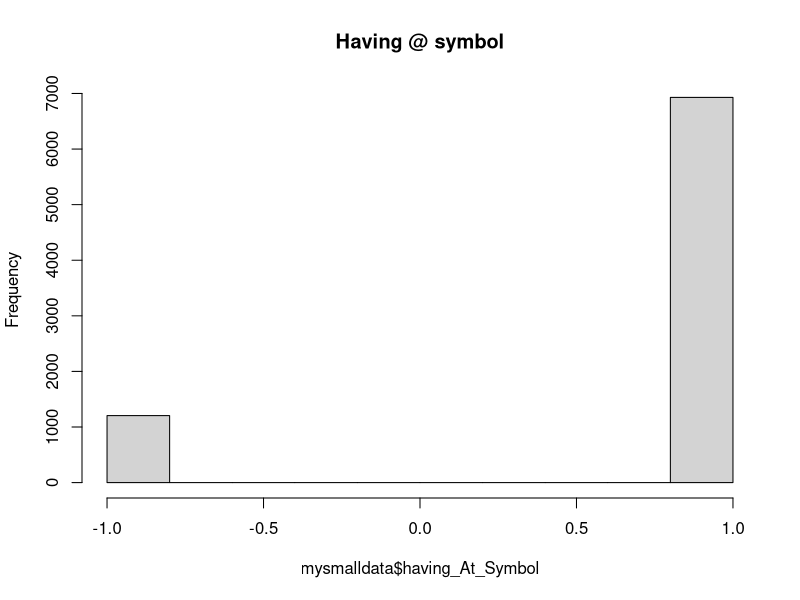

This figure's R source: (Note: this script raises an error after producing the figure.)
# setwd('/home/colby/Documents/GitHub/Phishing_URL_Identification/')

# to comment out a chunk ctrl+shift+c

# Required Packages
# install.packages("ggplot2")
# install.packages("gridExtra")
library(ggplot2)
library(gridExtra)

#Loading in the data
mysmalldata <- read.csv("rawDataSetSmall.csv")
myrawdata <- read.csv("rawDataSet.csv", stringsAsFactors = F)

# Renaming data according to provided paper.
data_names <- c("id","having_IP_address","URL_Length","Shortining_Service","having_At_Symbol",
                "double_slash_redirecting","Prefix_Suffix","having_Sub_Domain","SSLfinal_State",
                "Domain_registration_length","Favicon","Port","HTTPS_token","Request_URL",
                "URL_of_Anchor","Links_in_tags","SFH","Submitting_to_email","Abnormal_URL",
                "Redirect","on_mouseover","RightClick","popUpWindow","Iframe","age_of_domain",
                "DNSRecord","web_traffic","Page_Rank","Google_Index","Links_pointing_to_page",
                "Statistical_report","Result")

names(mysmalldata) <- data_names
names(myrawdata) <- data_names

# Creating functions to clean the data.

# Function that removes all non-existance result rows
clean_results <- function(df) {
  does_exist <- c()
  i <- 1
  while (i <= (nrow(df))) {
    if (is.na(df[i,ncol(df)])) {
      does_exist[i] <- F
    } else {
      does_exist[i] <- T
    }
    i <- i + 1
  }
  return(df[does_exist,])
}

# Function that replaces all NA's with zeros
replace_zero <- function(df) {
  i <- 2
  while (i <= (ncol(df)-1)) {
    j <- 1
    while (j<= nrow(df[i])) {
      if (is.na(df[[i]][j])) {
        df[[i]][j] <- 0
      }
      j <- j + 1
    }
    i <- i + 1
  }
  return(df)
}

# Function that replaces the unknown with an average.
replace_average <- function(df) {
  i <- 2
  while (i <= (ncol(df)-1)) {
    j <- 1
    average = mean(df[,i], na.rm=T)
    while (j<= nrow(df[i])) {
      if (is.na(df[[i]][j])) {
        df[[i]][j] <- average
      }
      j <- j + 1
    }
    i <- i + 1
  }
  return(df)
}

#Function that replaces all NAs with a proportional (yet random) distribution of -1 or 1 based on known values

replace_distribution <- function(df) {
  i <- 2
  while (i <= (ncol(df)-1)) {
    j <- 1
    uniq1 <- c(0,-1, 1)
    cnt <- tabulate(df[,i], uniq1)
    prop <- cnt[2] / cnt[3]
    nmbr<-ifelse(runif(1)<=prop,-1,1)

    while (j<= nrow(df[i])) {
      if (is.na(df[[i]][j])) {
        df[[i]][j] <- nmbr
      }
      j <- j + 1
    }
    i <- i + 1
  }
  return(df)
}

# Function that replaces the unknown with the most often
replace_mode <- function(df) {
  i <- 2
  while (i <= (ncol(df)-1)) {
    j <- 1
    value_matrix <- matrix(table(df[,i]))
    value <- -1
    if (nrow(value_matrix) == 3) {
      if (value_matrix[1] > value_matrix[2] && value_matrix[1] > value_matrix[3]) {
        value <- -1
      } else if (value_matrix[2] > value_matrix[3]) {
        value <- 0
      } else {
        value <- 1
      }
    } else {
      if (value_matrix[1] > value_matrix[2]) {
        value <- -1
      } else {
        value <- 1
      }
    }
    while (j<= nrow(df[i])) {
      if (is.na(df[[i]][j])) {
        df[[i]][j] <- value
      }
      j <- j + 1
    }
    i <- i + 1
  }
  return(df)
}

#Randomly generates either a -1,0,1
set0<-c(-1,0,1)
replace_random_withzero <- function(df) {
  i <- 2
  while (i <= (ncol(df)-1)) {
    j <- 1
    while (j<= nrow(df[i])) {
      if (is.na(df[[i]][j])) {
        value<-sample(set0,1)
        df[[i]][j] <- value
      }
      j <- j + 1
    }
    i <- i + 1
  }
  return(df)
}

# Using a low ranking value to determine what 1 and -1 represents.
hist(mysmalldata$having_At_Symbol, main="Having @ symbol")
# 1 represents phishing, -1 represents ligitimant and 0 represents suspicous.

# Getting datasets
small_cleaned_results <- clean_results(mysmalldata)
# small_cleaned_zeros <- replace_zero(small_cleaned_results)
# small_cleaned_average <- replace_average(small_cleaned_results)

# Partition Data

# Check Partition
#two-sample z-test on small data (mysmalldata_test , mysmalldata_train)
p1 <- sum(mysmalldata_train$Result=="-1")/nrow(mysmalldata_train)
p2 <- sum(mysmalldata_test$Result=="-1")/nrow(mysmalldata_test)
p_pooled <- (sum(mysmalldata_train$Result=="-1") +
               sum(mysmalldata_test$Result=="-1"))/
  (nrow(mysmalldata_train) + nrow(mysmalldata_test))
z <- (p1 - p2)/sqrt(p_pooled*(1-p_pooled) *
                      (1/nrow(mysmalldata_train) + 1/nrow(mysmalldata_test)))
z.p <- 2*pnorm(-abs(z))

#two-sample z-test on raw data (myrawdata_test, myrawdata_train)
p1 <- sum(myrawdata_train$Result=="-1")/nrow(myrawdata_train)
p2 <- sum(myrawdata_test$Result=="-1")/nrow(myrawdata_test)
p_pooled <- (sum(myrawdata_train$Result=="-1") +
               sum(myrawdata_test$Result=="-1"))/
  (nrow(myrawdata_train) + nrow(myrawdata_test))
z <- (p1 - p2)/sqrt(p_pooled*(1-p_pooled) *
                      (1/nrow(myrawdata_train) + 1/nrow(myrawdata_test)))
z.p <- 2*pnorm(-abs(z))




# Simple Perception


# Plotting information
p1 <- ggplot(small_cleaned_zeros, aes(x=Request_URL, color=factor(Result), fill=factor(Result))) +
  geom_histogram(bins=3) +
  ggtitle("Are Objects like images loaded from the same domain?")

p2 <- ggplot(small_cleaned_zeros, aes(x=age_of_domain, color=factor(Result), fill=factor(Result))) +
  geom_histogram(bins=3) +
  ggtitle("Is the age of the domain greater than 2 years?")

p3 <- ggplot(small_cleaned_zeros, aes(x=SSLfinal_State, color=factor(Result), fill=factor(Result))) +
  geom_histogram(bins=3) +
  ggtitle("Is the final state HTTPS?")

p4 <-ggplot(small_cleaned_zeros, aes(x=Statistical_report, color=factor(Result), fill=factor(Result))) +
  geom_histogram(bins=3) +
  ggtitle("Is the website rank less than 100,000")

grid.arrange(p1,p2,p3,p4, nrow=2)

